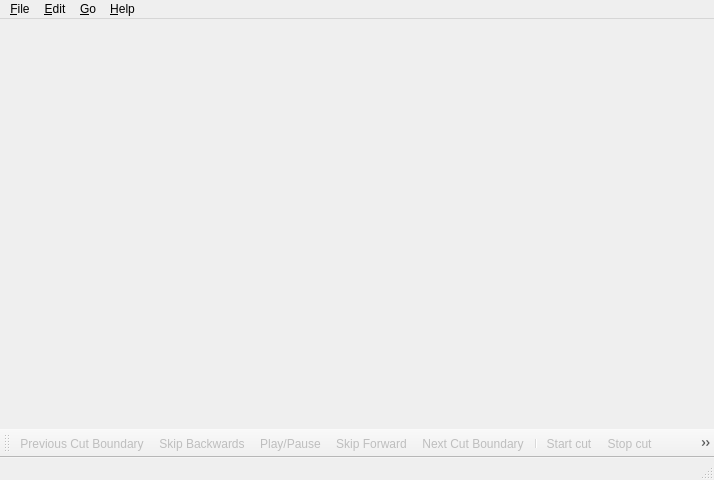
<?xml version="1.0" encoding="UTF-8"?>
<ui version="4.0">
 <class>MainWindow</class>
 <widget class="QMainWindow" name="MainWindow">
  <property name="geometry">
   <rect>
    <x>0</x>
    <y>0</y>
    <width>714</width>
    <height>480</height>
   </rect>
  </property>
  <property name="windowTitle">
   <string>EDL Editor</string>
  </property>
  <property name="windowIcon">
   <iconset resource="edledit.qrc">
    <normaloff>:/images/icon.png</normaloff>:/images/icon.png</iconset>
  </property>
  <widget class="QWidget" name="centralwidget">
   <layout class="QGridLayout" name="gridLayout">
    <item row="0" column="0">
     <widget class="VideoPlayer" name="player" native="true">
      <property name="sizePolicy">
       <sizepolicy hsizetype="MinimumExpanding" vsizetype="MinimumExpanding">
        <horstretch>0</horstretch>
        <verstretch>0</verstretch>
       </sizepolicy>
      </property>
      <property name="minimumSize">
       <size>
        <width>320</width>
        <height>180</height>
       </size>
      </property>
      <property name="baseSize">
       <size>
        <width>640</width>
        <height>360</height>
       </size>
      </property>
     </widget>
    </item>
    <item row="1" column="0">
     <widget class="EDLWidget" name="edlWidget" native="true">
      <property name="sizePolicy">
       <sizepolicy hsizetype="Expanding" vsizetype="Fixed">
        <horstretch>0</horstretch>
        <verstretch>0</verstretch>
       </sizepolicy>
      </property>
      <property name="minimumSize">
       <size>
        <width>0</width>
        <height>30</height>
       </size>
      </property>
      <property name="autoFillBackground">
       <bool>true</bool>
      </property>
     </widget>
    </item>
   </layout>
  </widget>
  <widget class="QMenuBar" name="menubar">
   <property name="geometry">
    <rect>
     <x>0</x>
     <y>0</y>
     <width>714</width>
     <height>25</height>
    </rect>
   </property>
   <widget class="QMenu" name="menu_File">
    <property name="title">
     <string>&amp;File</string>
    </property>
    <addaction name="actionOpen"/>
    <addaction name="actionSaveEDL"/>
    <addaction name="separator"/>
    <addaction name="actionPlayPause"/>
    <addaction name="separator"/>
    <addaction name="actionQuit"/>
   </widget>
   <widget class="QMenu" name="menu_Help">
    <property name="title">
     <string>&amp;Help</string>
    </property>
    <addaction name="actionAbout"/>
   </widget>
   <widget class="QMenu" name="menu_Go">
    <property name="title">
     <string>&amp;Go</string>
    </property>
    <addaction name="actionSkipForward"/>
    <addaction name="actionSkipBackwards"/>
    <addaction name="actionDecreaseStepAndSkipForward"/>
    <addaction name="actionDecreaseStepAndSkipBackwards"/>
    <addaction name="separator"/>
    <addaction name="actionIncreaseStep"/>
    <addaction name="actionDecreaseStep"/>
    <addaction name="separator"/>
    <addaction name="actionNextCutBoundary"/>
    <addaction name="actionPreviousCutBoundary"/>
   </widget>
   <widget class="QMenu" name="menu_Edit">
    <property name="title">
     <string>&amp;Edit</string>
    </property>
    <addaction name="actionStartCut"/>
    <addaction name="actionStopCut"/>
    <addaction name="separator"/>
    <addaction name="actionDeleteCut"/>
    <addaction name="actionCutSetActionSkip"/>
    <addaction name="actionCutSetActionMute"/>
   </widget>
   <addaction name="menu_File"/>
   <addaction name="menu_Edit"/>
   <addaction name="menu_Go"/>
   <addaction name="menu_Help"/>
  </widget>
  <widget class="QToolBar" name="toolBar">
   <property name="windowTitle">
    <string>toolBar</string>
   </property>
   <property name="iconSize">
    <size>
     <width>16</width>
     <height>16</height>
    </size>
   </property>
   <attribute name="toolBarArea">
    <enum>BottomToolBarArea</enum>
   </attribute>
   <attribute name="toolBarBreak">
    <bool>false</bool>
   </attribute>
   <addaction name="actionPreviousCutBoundary"/>
   <addaction name="actionSkipBackwards"/>
   <addaction name="actionPlayPause"/>
   <addaction name="actionSkipForward"/>
   <addaction name="actionNextCutBoundary"/>
   <addaction name="separator"/>
   <addaction name="actionStartCut"/>
   <addaction name="actionStopCut"/>
   <addaction name="actionDeleteCut"/>
   <addaction name="actionCutSetActionSkip"/>
   <addaction name="actionCutSetActionMute"/>
   <addaction name="separator"/>
  </widget>
  <widget class="QStatusBar" name="statusBar"/>
  <action name="actionAbout">
   <property name="text">
    <string>&amp;About...</string>
   </property>
  </action>
  <action name="actionOpen">
   <property name="text">
    <string>&amp;Open movie...</string>
   </property>
   <property name="shortcut">
    <string>Ctrl+O</string>
   </property>
  </action>
  <action name="actionSaveEDL">
   <property name="enabled">
    <bool>false</bool>
   </property>
   <property name="text">
    <string>&amp;Save EDL</string>
   </property>
   <property name="shortcut">
    <string>Ctrl+S</string>
   </property>
  </action>
  <action name="actionQuit">
   <property name="text">
    <string>&amp;Quit</string>
   </property>
   <property name="shortcut">
    <string>Ctrl+Q</string>
   </property>
  </action>
  <action name="actionSkipForward">
   <property name="enabled">
    <bool>false</bool>
   </property>
   <property name="icon">
    <iconset resource="edledit.qrc">
     <normaloff>:/images/control_fastforward.png</normaloff>:/images/control_fastforward.png</iconset>
   </property>
   <property name="text">
    <string>Skip &amp;Forward</string>
   </property>
   <property name="shortcut">
    <string>Right</string>
   </property>
   <property name="iconVisibleInMenu">
    <bool>true</bool>
   </property>
  </action>
  <action name="actionSkipBackwards">
   <property name="enabled">
    <bool>false</bool>
   </property>
   <property name="icon">
    <iconset resource="edledit.qrc">
     <normaloff>:/images/control_rewind.png</normaloff>:/images/control_rewind.png</iconset>
   </property>
   <property name="text">
    <string>Skip &amp;Backwards</string>
   </property>
   <property name="shortcut">
    <string>Left</string>
   </property>
   <property name="iconVisibleInMenu">
    <bool>true</bool>
   </property>
  </action>
  <action name="actionPreviousCutBoundary">
   <property name="enabled">
    <bool>false</bool>
   </property>
   <property name="icon">
    <iconset resource="edledit.qrc">
     <normaloff>:/images/control_start.png</normaloff>:/images/control_start.png</iconset>
   </property>
   <property name="text">
    <string>&amp;Previous Cut Boundary</string>
   </property>
   <property name="shortcut">
    <string>Alt+Left</string>
   </property>
   <property name="iconVisibleInMenu">
    <bool>true</bool>
   </property>
  </action>
  <action name="actionNextCutBoundary">
   <property name="enabled">
    <bool>false</bool>
   </property>
   <property name="icon">
    <iconset resource="edledit.qrc">
     <normaloff>:/images/control_end.png</normaloff>:/images/control_end.png</iconset>
   </property>
   <property name="text">
    <string>&amp;Next Cut Boundary</string>
   </property>
   <property name="shortcut">
    <string>Alt+Right</string>
   </property>
   <property name="iconVisibleInMenu">
    <bool>true</bool>
   </property>
  </action>
  <action name="actionPlayPause">
   <property name="checkable">
    <bool>true</bool>
   </property>
   <property name="enabled">
    <bool>false</bool>
   </property>
   <property name="icon">
    <iconset resource="edledit.qrc">
     <normaloff>:/images/control_play.png</normaloff>
     <normalon>:/images/control_pause.png</normalon>:/images/control_play.png</iconset>
   </property>
   <property name="text">
    <string>&amp;Play/Pause</string>
   </property>
   <property name="shortcut">
    <string>Ctrl+Space</string>
   </property>
   <property name="iconVisibleInMenu">
    <bool>true</bool>
   </property>
  </action>
  <action name="actionStartCut">
   <property name="enabled">
    <bool>false</bool>
   </property>
   <property name="icon">
    <iconset resource="edledit.qrc">
     <normaloff>:/images/cut_start.png</normaloff>:/images/cut_start.png</iconset>
   </property>
   <property name="text">
    <string>&amp;Start cut</string>
   </property>
   <property name="shortcut">
    <string>[</string>
   </property>
   <property name="iconVisibleInMenu">
    <bool>true</bool>
   </property>
  </action>
  <action name="actionStopCut">
   <property name="enabled">
    <bool>false</bool>
   </property>
   <property name="icon">
    <iconset resource="edledit.qrc">
     <normaloff>:/images/cut_stop.png</normaloff>:/images/cut_stop.png</iconset>
   </property>
   <property name="text">
    <string>S&amp;top cut</string>
   </property>
   <property name="shortcut">
    <string>]</string>
   </property>
   <property name="iconVisibleInMenu">
    <bool>true</bool>
   </property>
  </action>
  <action name="actionDeleteCut">
   <property name="enabled">
    <bool>false</bool>
   </property>
   <property name="icon">
    <iconset resource="edledit.qrc">
     <normaloff>:/images/cross.png</normaloff>:/images/cross.png</iconset>
   </property>
   <property name="text">
    <string>&amp;Delete current cut</string>
   </property>
   <property name="shortcut">
    <string>Del</string>
   </property>
   <property name="iconVisibleInMenu">
    <bool>true</bool>
   </property>
  </action>
  <action name="actionIncreaseStep">
   <property name="text">
    <string>&amp;Increase step</string>
   </property>
   <property name="shortcut">
    <string>+</string>
   </property>
  </action>
  <action name="actionDecreaseStep">
   <property name="text">
    <string>&amp;Decrease step</string>
   </property>
   <property name="shortcut">
    <string>-</string>
   </property>
  </action>
  <action name="actionDecreaseStepAndSkipForward">
   <property name="text">
    <string>Decrease step and skip forward</string>
   </property>
   <property name="shortcut">
    <string>Ctrl+Right</string>
   </property>
  </action>
  <action name="actionDecreaseStepAndSkipBackwards">
   <property name="text">
    <string>Decrease step and skip backwards</string>
   </property>
   <property name="shortcut">
    <string>Ctrl+Left</string>
   </property>
  </action>
  <action name="actionCutSetActionSkip">
   <property name="enabled">
    <bool>false</bool>
   </property>
   <property name="icon">
    <iconset resource="edledit.qrc">
     <normaloff>:/images/cut_red.png</normaloff>:/images/cut_red.png</iconset>
   </property>
   <property name="text">
    <string>Set current cut action to S&amp;kip</string>
   </property>
   <property name="shortcut">
    <string>S</string>
   </property>
   <property name="iconVisibleInMenu">
    <bool>true</bool>
   </property>
  </action>
  <action name="actionCutSetActionMute">
   <property name="enabled">
    <bool>false</bool>
   </property>
   <property name="icon">
    <iconset resource="edledit.qrc">
     <normaloff>:/images/sound_mute.png</normaloff>:/images/sound_mute.png</iconset>
   </property>
   <property name="text">
    <string>Set current cut action to &amp;Mute</string>
   </property>
   <property name="shortcut">
    <string>M</string>
   </property>
   <property name="iconVisibleInMenu">
    <bool>true</bool>
   </property>
  </action>
 </widget>
 <customwidgets>
  <customwidget>
   <class>VideoPlayer</class>
   <extends>QWidget</extends>
   <header>PhononClasses</header>
   <container>1</container>
  </customwidget>
  <customwidget>
   <class>EDLWidget</class>
   <extends>QWidget</extends>
   <header>edlwidget</header>
   <container>1</container>
  </customwidget>
 </customwidgets>
 <resources>
  <include location="edledit.qrc"/>
 </resources>
 <connections>
  <connection>
   <sender>actionQuit</sender>
   <signal>triggered()</signal>
   <receiver>MainWindow</receiver>
   <slot>close()</slot>
   <hints>
    <hint type="sourcelabel">
     <x>-1</x>
     <y>-1</y>
    </hint>
    <hint type="destinationlabel">
     <x>461</x>
     <y>231</y>
    </hint>
   </hints>
  </connection>
  <connection>
   <sender>actionOpen</sender>
   <signal>triggered()</signal>
   <receiver>MainWindow</receiver>
   <slot>actionFileOpen()</slot>
   <hints>
    <hint type="sourcelabel">
     <x>-1</x>
     <y>-1</y>
    </hint>
    <hint type="destinationlabel">
     <x>461</x>
     <y>231</y>
    </hint>
   </hints>
  </connection>
  <connection>
   <sender>actionSaveEDL</sender>
   <signal>triggered()</signal>
   <receiver>MainWindow</receiver>
   <slot>actionFileSaveEDL()</slot>
   <hints>
    <hint type="sourcelabel">
     <x>-1</x>
     <y>-1</y>
    </hint>
    <hint type="destinationlabel">
     <x>461</x>
     <y>231</y>
    </hint>
   </hints>
  </connection>
  <connection>
   <sender>actionAbout</sender>
   <signal>triggered()</signal>
   <receiver>MainWindow</receiver>
   <slot>actionHelpAbout()</slot>
   <hints>
    <hint type="sourcelabel">
     <x>-1</x>
     <y>-1</y>
    </hint>
    <hint type="destinationlabel">
     <x>356</x>
     <y>239</y>
    </hint>
   </hints>
  </connection>
  <connection>
   <sender>actionNextCutBoundary</sender>
   <signal>triggered()</signal>
   <receiver>MainWindow</receiver>
   <slot>seekNextBoundary()</slot>
   <hints>
    <hint type="sourcelabel">
     <x>-1</x>
     <y>-1</y>
    </hint>
    <hint type="destinationlabel">
     <x>356</x>
     <y>239</y>
    </hint>
   </hints>
  </connection>
  <connection>
   <sender>actionPreviousCutBoundary</sender>
   <signal>triggered()</signal>
   <receiver>MainWindow</receiver>
   <slot>seekPrevBoundary()</slot>
   <hints>
    <hint type="sourcelabel">
     <x>-1</x>
     <y>-1</y>
    </hint>
    <hint type="destinationlabel">
     <x>356</x>
     <y>239</y>
    </hint>
   </hints>
  </connection>
  <connection>
   <sender>actionSkipBackwards</sender>
   <signal>triggered()</signal>
   <receiver>MainWindow</receiver>
   <slot>seekBackwards()</slot>
   <hints>
    <hint type="sourcelabel">
     <x>-1</x>
     <y>-1</y>
    </hint>
    <hint type="destinationlabel">
     <x>356</x>
     <y>239</y>
    </hint>
   </hints>
  </connection>
  <connection>
   <sender>actionSkipForward</sender>
   <signal>triggered()</signal>
   <receiver>MainWindow</receiver>
   <slot>seekForward()</slot>
   <hints>
    <hint type="sourcelabel">
     <x>-1</x>
     <y>-1</y>
    </hint>
    <hint type="destinationlabel">
     <x>356</x>
     <y>239</y>
    </hint>
   </hints>
  </connection>
  <connection>
   <sender>actionPlayPause</sender>
   <signal>triggered()</signal>
   <receiver>MainWindow</receiver>
   <slot>togglePlayPause()</slot>
   <hints>
    <hint type="sourcelabel">
     <x>-1</x>
     <y>-1</y>
    </hint>
    <hint type="destinationlabel">
     <x>356</x>
     <y>239</y>
    </hint>
   </hints>
  </connection>
  <connection>
   <sender>actionDeleteCut</sender>
   <signal>triggered()</signal>
   <receiver>MainWindow</receiver>
   <slot>cutDelete()</slot>
   <hints>
    <hint type="sourcelabel">
     <x>-1</x>
     <y>-1</y>
    </hint>
    <hint type="destinationlabel">
     <x>356</x>
     <y>239</y>
    </hint>
   </hints>
  </connection>
  <connection>
   <sender>actionStartCut</sender>
   <signal>triggered()</signal>
   <receiver>MainWindow</receiver>
   <slot>cutStart()</slot>
   <hints>
    <hint type="sourcelabel">
     <x>-1</x>
     <y>-1</y>
    </hint>
    <hint type="destinationlabel">
     <x>356</x>
     <y>239</y>
    </hint>
   </hints>
  </connection>
  <connection>
   <sender>actionStopCut</sender>
   <signal>triggered()</signal>
   <receiver>MainWindow</receiver>
   <slot>cutStop()</slot>
   <hints>
    <hint type="sourcelabel">
     <x>-1</x>
     <y>-1</y>
    </hint>
    <hint type="destinationlabel">
     <x>356</x>
     <y>239</y>
    </hint>
   </hints>
  </connection>
  <connection>
   <sender>actionIncreaseStep</sender>
   <signal>triggered()</signal>
   <receiver>MainWindow</receiver>
   <slot>stepUp()</slot>
   <hints>
    <hint type="sourcelabel">
     <x>-1</x>
     <y>-1</y>
    </hint>
    <hint type="destinationlabel">
     <x>356</x>
     <y>239</y>
    </hint>
   </hints>
  </connection>
  <connection>
   <sender>actionDecreaseStep</sender>
   <signal>triggered()</signal>
   <receiver>MainWindow</receiver>
   <slot>stepDown()</slot>
   <hints>
    <hint type="sourcelabel">
     <x>-1</x>
     <y>-1</y>
    </hint>
    <hint type="destinationlabel">
     <x>356</x>
     <y>239</y>
    </hint>
   </hints>
  </connection>
  <connection>
   <sender>actionDecreaseStepAndSkipForward</sender>
   <signal>triggered()</signal>
   <receiver>MainWindow</receiver>
   <slot>smartSeekForward()</slot>
   <hints>
    <hint type="sourcelabel">
     <x>-1</x>
     <y>-1</y>
    </hint>
    <hint type="destinationlabel">
     <x>356</x>
     <y>239</y>
    </hint>
   </hints>
  </connection>
  <connection>
   <sender>actionDecreaseStepAndSkipBackwards</sender>
   <signal>triggered()</signal>
   <receiver>MainWindow</receiver>
   <slot>smartSeekBackwards()</slot>
   <hints>
    <hint type="sourcelabel">
     <x>-1</x>
     <y>-1</y>
    </hint>
    <hint type="destinationlabel">
     <x>356</x>
     <y>239</y>
    </hint>
   </hints>
  </connection>
  <connection>
   <sender>actionCutSetActionSkip</sender>
   <signal>triggered()</signal>
   <receiver>MainWindow</receiver>
   <slot>cutSetActionSkip()</slot>
   <hints>
    <hint type="sourcelabel">
     <x>-1</x>
     <y>-1</y>
    </hint>
    <hint type="destinationlabel">
     <x>356</x>
     <y>239</y>
    </hint>
   </hints>
  </connection>
  <connection>
   <sender>actionCutSetActionMute</sender>
   <signal>triggered()</signal>
   <receiver>MainWindow</receiver>
   <slot>cutSetActionMute()</slot>
   <hints>
    <hint type="sourcelabel">
     <x>-1</x>
     <y>-1</y>
    </hint>
    <hint type="destinationlabel">
     <x>356</x>
     <y>239</y>
    </hint>
   </hints>
  </connection>
 </connections>
 <slots>
  <slot>togglePlayPause()</slot>
  <slot>seekBackwards()</slot>
  <slot>seekForward()</slot>
  <slot>seekPrevBoundary()</slot>
  <slot>seekNextBoundary()</slot>
  <slot>stepUp()</slot>
  <slot>stepDown()</slot>
  <slot>smartSeekBackwards()</slot>
  <slot>smartSeekForward()</slot>
  <slot>actionFileOpen()</slot>
  <slot>refreshTimeWidget()</slot>
  <slot>actionFileSaveEDL()</slot>
  <slot>cutStart()</slot>
  <slot>cutStop()</slot>
  <slot>seekBoundary(QModelIndex)</slot>
  <slot>cutDelete()</slot>
  <slot>actionHelpAbout()</slot>
  <slot>cutSetActionSkip()</slot>
  <slot>cutSetActionMute()</slot>
 </slots>
</ui>
